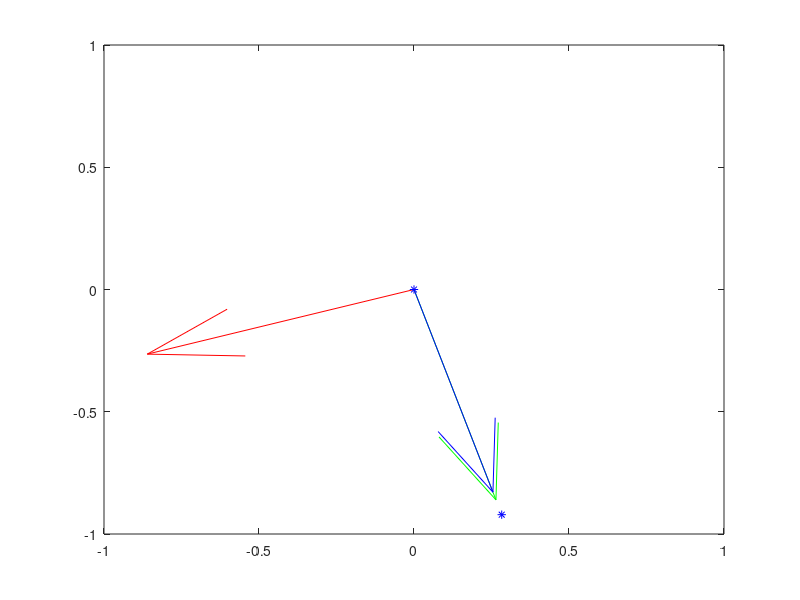

Reproduce this figure in MATLAB.
clc
clear all
close all
randn('state',1)


A = randn(2,2);
A = -A*A';
x0 = 2*randn(2,1);
[V,D] = eig(A);

y0 = inv(V)*x0;

quiver(0,0,V(1,1),V(2,1),'r')
hold on
quiver(0,0,V(1,2),V(2,2),'g')
axis([-1 1 -1 1])
quiver(0,0,x0(1),x0(2),'b')

plot(y0(1)*V(1,1),y0(1)*V(2,1),'b*')
plot(y0(2)*V(1,2),y0(2)*V(2,2),'b*')

t = 0:0.05:5;

for ii = 1:length(t)
    x = expm(A*t(ii))*x0;

    y = expm(D*t(ii))*y0;

    quiver(0,0,V(1,1),V(2,1),'r')
    hold on
    quiver(0,0,V(1,2),V(2,2),'g')
    axis([-1 1 -1 1])
    quiver(0,0,x(1),x(2),'b')

    plot(y(1)*V(1,1),y(1)*V(2,1),'b*')
    plot(y(2)*V(1,2),y(2)*V(2,2),'b*')
    hold off
    pause(0.1)
end






